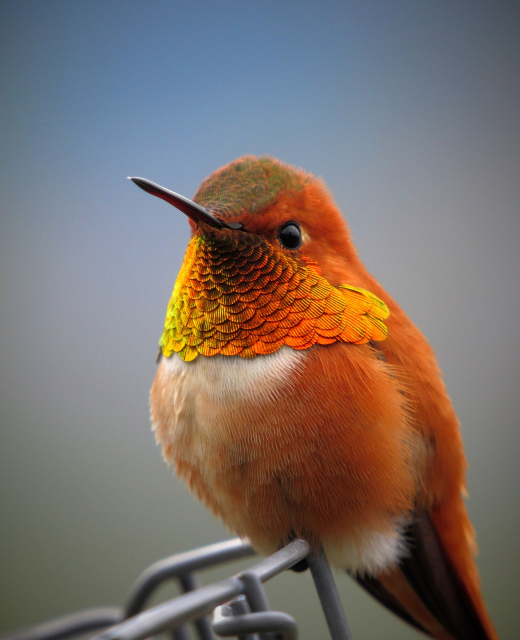
#> input picture dec_6th/hummingbird.jpg, 1039 x 1280 px (shown at 1/2 size)
$ python demo.py
#> lines starting #> are read from the running program, lines starting #| are printed output that depends on the picture
#take a input of img from user then convert it into the grayscale and save it
import cv2
path=input("Enter the path of the Image:")
#> the answer given: ../dec_6th/hummingbird.jpg

image1=cv2.imread(path,0) # to convert it into the grayscale
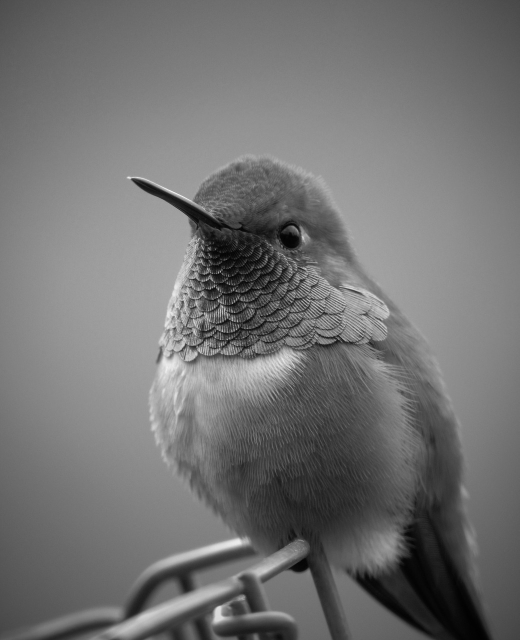
#> image1: shape (1280, 1039) (shown at 1/2 size); min 0, max 255, mean 114.2

imgheight=image1.shape[0]
#> imgheight = 1280
imgwidth=image1.shape[1]
#> imgwidth = 1039
print(imgwidth)
#| 1039
print(imgheight)
#| 1280
original_image=cv2.resize(image1,(1000,700))
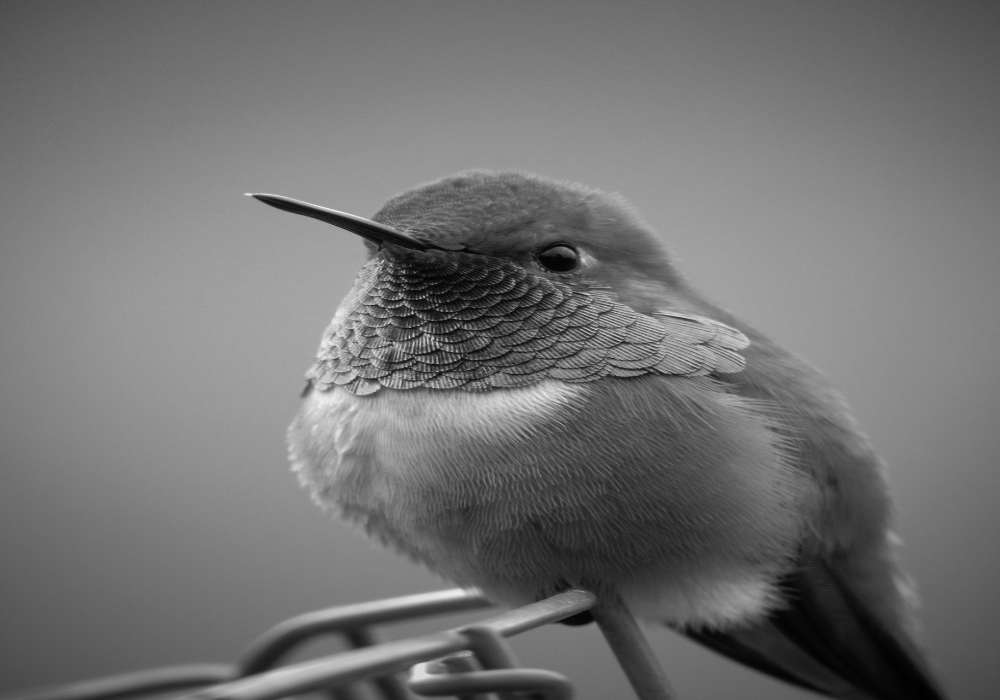
#> original_image: shape (700, 1000); min 1, max 248, mean 114.1

cv2.imshow("org_to_grayscale",original_image)
k=cv2.waitKey(0)
#> (key Esc is pressed here)

if k==ord("s"):
    #to save the image into the particular location with that name
    cv2.imwrite("/home/prachitit/Documents/Python_Task/OpenCV/grayscale_flower.jpg",original_image)
else:
    # kill all another windows and release the memory
    cv2.destroyAllWindows()
